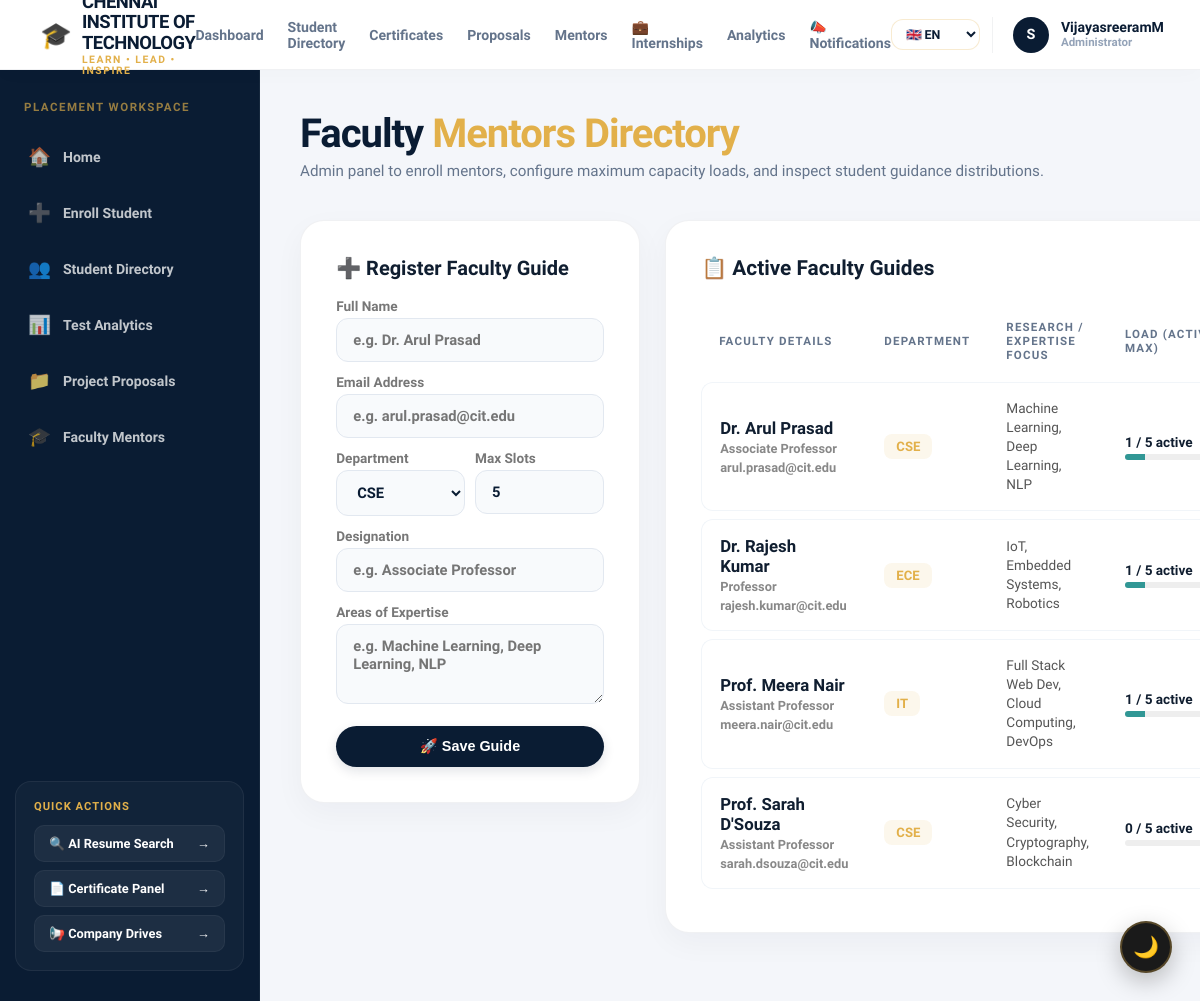
The app's page /admin/mentors (signed in) with its own data.
### models.py (models this page shows)
class Mentor(db.Model):
    __tablename__ = "mentors"
    id            = db.Column(db.Integer, primary_key=True)
    name          = db.Column(db.String(200), nullable=False)
    email         = db.Column(db.String(200), unique=True, nullable=False)
    department    = db.Column(db.String(100))
    designation   = db.Column(db.String(100))
    expertise     = db.Column(db.String(300))
    max_slots     = db.Column(db.Integer, default=5)
    current_slots = db.Column(db.Integer, default=0)

### blueprints/admin.py (the view, shortened to what this page needs)
@admin_bp.route("/mentors", methods=["GET", "POST"])
@admin_required
def mentors():
    from models import Mentor, db
    all_mentors = Mentor.query.order_by(Mentor.name.asc()).all()
    return render_template("admin_mentors.html", mentors=all_mentors)

### templates/admin_mentors.html (shortened to what this page needs)
{% extends "base.html" %}
{% block content %}
<div class="giraffe-header">
    <h2>Faculty <span>Mentors Directory</span></h2>
    <p>Admin panel to enroll mentors, configure maximum capacity loads, and inspect student guidance distributions.</p>
</div>
<div style="display: grid; grid-template-columns: 340px 1fr; gap: 25px; align-items: start;">
    <div class="gazelle-card">
        <h3 style="margin-top: 0; margin-bottom: 18px; font-size: 1.25rem; color: var(--dark);">➕ Register Faculty Guide</h3>
        <form action="{{ url_for('admin.mentors') }}" method="POST">
            <div style="display: flex; flex-direction: column; gap: 12px;">
                <div style="display: flex; flex-direction: column; gap: 4px;">
                    <label style="font-weight: 700; font-size: 0.85rem; color: #777;">Full Name</label>
                    <input type="text" name="name" placeholder="e.g. Dr. Arul Prasad" class="panther-input" required>
                </div>
                <div style="display: flex; flex-direction: column; gap: 4px;">
                    <label style="font-weight: 700; font-size: 0.85rem; color: #777;">Email Address</label>
                    <input type="email" name="email" placeholder="e.g. arul.prasad@cit.edu" class="panther-input" required>
                </div>
                <div style="display: flex; gap: 10px;">
                    <div style="flex: 1; display: flex; flex-direction: column; gap: 4px;">
                        <label style="font-weight: 700; font-size: 0.85rem; color: #777;">Department</label>
                        <select name="department" class="panther-select" required>
                            <option value="CSE">CSE</option>
                        </select>
                    </div>
                    <div style="flex: 1; display: flex; flex-direction: column; gap: 4px;">
                        <label style="font-weight: 700; font-size: 0.85rem; color: #777;">Max Slots</label>
                        <input type="number" name="max_slots" value="5" min="1" max="15" class="panther-input" required>
                    </div>
                </div>
                <div style="display: flex; flex-direction: column; gap: 4px;">
                    <label style="font-weight: 700; font-size: 0.85rem; color: #777;">Designation</label>
                    <input type="text" name="designation" placeholder="e.g. Associate Professor" class="panther-input" required>
                </div>
                <div style="display: flex; flex-direction: column; gap: 4px;">
                    <label style="font-weight: 700; font-size: 0.85rem; color: #777;">Areas of Expertise</label>
                    <textarea name="expertise" placeholder="e.g. Machine Learning, Deep Learning, NLP" class="panther-input" rows="3" style="resize: vertical; font-family: inherit;" required></textarea>
                </div>
                <button type="submit" class="lion-btn" style="margin-top: 10px; width: 100%;">🚀 Save Guide</button>
            </div>
        </form>
    </div>
    <div class="gazelle-card">
        <h3 style="margin-top: 0; margin-bottom: 20px; font-size: 1.3rem; color: var(--dark);">📋 Active Faculty Guides</h3>
        {% if mentors %}
            <table class="zebra-table" style="width: 100%;">
                <thead>
                    <tr>
                        <th>Faculty details</th>
                        <th>Department</th>
                        <th>Research / Expertise Focus</th>
                        <th>Load (Active / Max)</th>
                    </tr>
                </thead>
                <tbody>
                    {% for m in mentors %}
                        <tr>
                            <td>
                                <b style="font-size: 1.05rem; color: var(--dark);">{{ m.name }}</b><br>
                                <span style="font-size: 0.8rem; color: #888;">{{ m.designation }}</span><br>
                                <span style="font-size: 0.8rem; color: #888;">{{ m.email }}</span>
                            </td>
                            <td>
                                <span class="owl-badge" style="background: rgba(226,176,74,0.1); color: var(--primary-gold);">{{ m.department }}</span>
                            </td>
                            <td>
                                <p style="margin: 0; font-size: 0.85rem; color: #555; line-height: 1.4; font-weight: normal;">
                                    {{ m.expertise }}
                                </p>
                            </td>
                            <td>
                                <div style="display: flex; flex-direction: column; gap: 4px;">
                                    <div style="font-size: 0.85rem; font-weight: 700;">
                                        {{ m.current_slots }} / {{ m.max_slots }} active
                                    </div>
                                    <div style="width: 100px; height: 6px; background: #eee; border-radius: 3px; overflow: hidden;">
                                        <div style="width: {{ (m.current_slots / m.max_slots * 100) | int }}%; height: 100%; background: {% if m.current_slots >= m.max_slots %}#e53e3e{% else %}#319795{% endif %};"></div>
                                    </div>
                                </div>
                            </td>
                        </tr>
                    {% endfor %}
                </tbody>
            </table>
        {% else %}
            <p style="color: #999; font-style: italic;">No faculty guides enrolled in system yet.</p>
        {% endif %}
    </div>
</div>
{% endblock %}

### static/css/main.css (style rules this page uses)
:root { --primary-navy: #0a1c33; --primary-gold: #e2b04a; --primary-gold-hover: #c6952a; --white: #ffffff; --bg-soft: #f4f6fa; --dark: #101e30; --dark-charcoal: #1d2d44; --glass: #ffffff; --glass-border: rgba(10, 28, 51, 0.06); --shadow-soft: 0 10px 30px rgba(10, 28, 51, 0.04); --shadow-hover: 0 20px 45px rgba(226, 176, 74, 0.14); --status-blue: #1d4ed8; --status-green: #10b981; --status-yellow: #f59e0b; --status-red: #ef4444; }
body { background-color: var(--bg-soft); font-family: 'Plus Jakarta Sans', 'Inter', sans-serif; color: var(--dark); margin: 0; padding: 0; overflow-x: hidden; }
.giraffe-header, .giraffe-title, .giraffe-welcome { margin-bottom: 2.5rem; }
.giraffe-header h2, .giraffe-title, .giraffe-welcome h2 { font-size: 2.5rem; font-weight: 800; color: var(--primary-navy); letter-spacing: -1px; margin: 0; }
.giraffe-header h2 span, .giraffe-title span, .giraffe-welcome h2 span { color: var(--primary-gold); }
.giraffe-header p, .giraffe-welcome p { color: #64748b; font-weight: 500; margin-top: 5px; font-size: 0.95rem; }
.gazelle-card { background: var(--white); padding: 2.2rem; border-radius: 24px; box-shadow: var(--shadow-soft); border: 1px solid var(--glass-border); margin-bottom: 1.8rem; transition: all 0.4s cubic-bezier(0.165, 0.84, 0.44, 1); }
.lion-btn { background: var(--primary-navy); color: var(--white); padding: 12px 26px; border-radius: 50px; border: none; font-weight: 700; font-size: 0.9rem; cursor: pointer; text-align: center; text-decoration: none; display: inline-block; box-shadow: 0 4px 12px rgba(10, 28, 51, 0.12); transition: all 0.3s cubic-bezier(0.175, 0.885, 0.32, 1.275); }
.panther-input, .panther-select { background: #f8fafc; border: 1.5px solid #e2e8f0; padding: 12px 16px; border-radius: 12px; font-weight: 600; font-family: inherit; font-size: 0.92rem; outline: none; color: var(--primary-navy); transition: all 0.3s ease; box-sizing: border-box; }
.owl-badge, .owl-pill { background: rgba(226, 176, 74, 0.08); color: var(--primary-gold-hover); padding: 5px 12px; border-radius: 8px; font-size: 0.82rem; font-weight: 750; display: inline-block; }
.zebra-table { width: 100%; border-collapse: separate; border-spacing: 0 8px; }
.zebra-table th { padding: 12px 18px; font-size: 0.72rem; text-transform: uppercase; color: #64748b; letter-spacing: 1.2px; font-weight: 800; text-align: left; }
.zebra-table td { background: var(--white); padding: 16px 18px; font-weight: 600; color: var(--dark); border-top: 1px solid #f1f5f9; border-bottom: 1px solid #f1f5f9; }
.zebra-table tr td:first-child { border-left: 1px solid #f1f5f9; border-radius: 12px 0 0 12px; }
*, *::before, *::after { transition: background-color 0.35s ease, color 0.35s ease, border-color 0.35s ease, box-shadow 0.35s ease; }

### templates/base.html (style rules this page uses)
:root { --primary-navy: #0a1c33; --primary-gold: #e2b04a; --primary-gold-hover: #c6952a; --white: #ffffff; --bg-soft: #f4f6fa; --dark: #101e30; --text-muted: #64748b; --glass-border: rgba(10, 28, 51, 0.06); }
body { margin: 0; background-color: var(--bg-soft); font-family: 'Plus Jakarta Sans', sans-serif; min-height: 100vh; display: flex; flex-direction: column; overflow-x: hidden; }

### records on screen
Mentor: name "Dr. Arul Prasad", designation "Associate Professor", email "arul.prasad@cit.edu", department "CSE", expertise "Machine Learning, Deep Learning, NLP", current_slots "1", max_slots "5"
Mentor: name "Dr. Rajesh Kumar", designation "Professor", email "rajesh.kumar@cit.edu", department "ECE", expertise "IoT, Embedded Systems, Robotics", current_slots "1", max_slots "5"
Mentor: name "Prof. Meera Nair", designation "Assistant Professor", email "meera.nair@cit.edu", department "IT", expertise "Full Stack Web Dev, Cloud Computing, DevOps", current_slots "1", max_slots "5"
Mentor: name "Prof. Sarah D'Souza", designation "Assistant Professor", email "sarah.dsouza@cit.edu", department "CSE", expertise "Cyber Security, Cryptography, Blockchain", current_slots "0", max_slots "5"

### other values on screen
{{ session.admin_user }} "VijayasreeramM"
